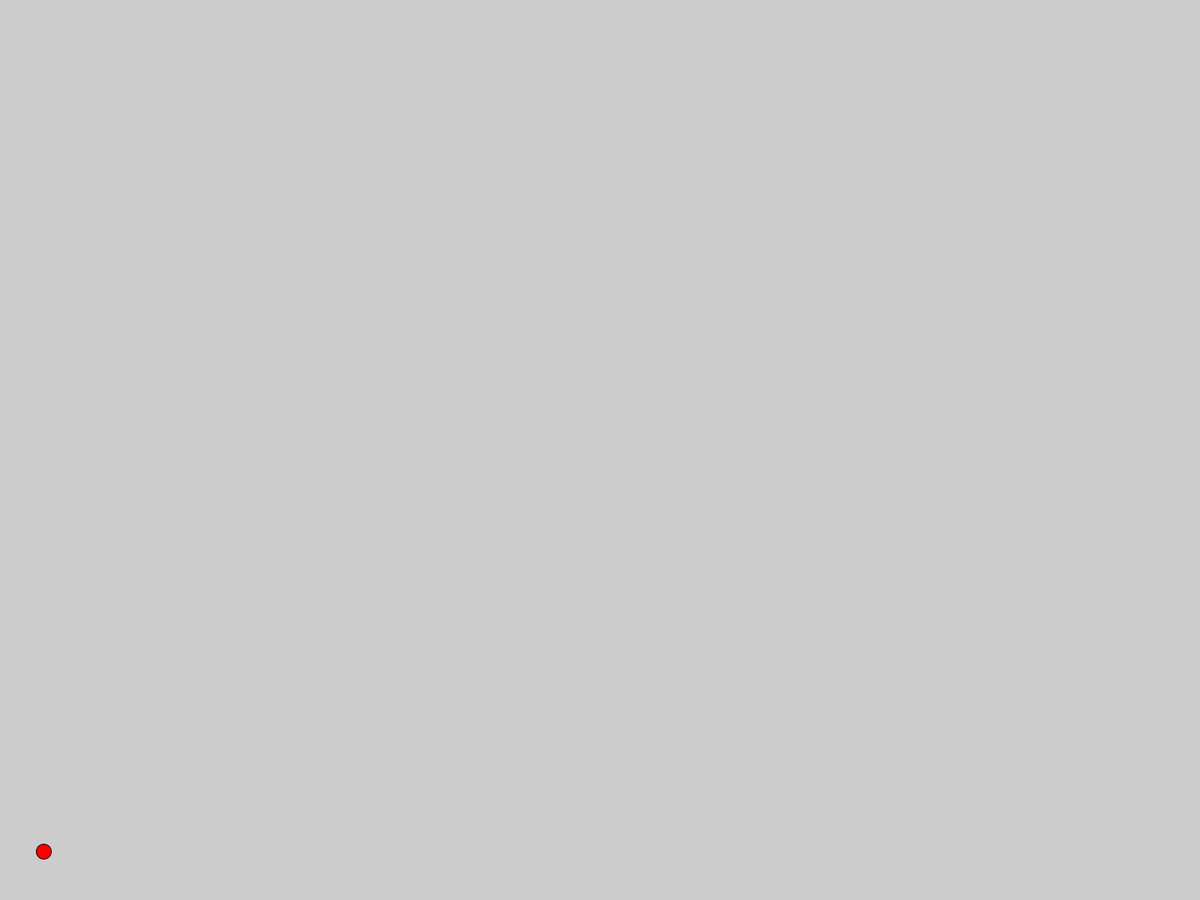
Frame 1 (no input)
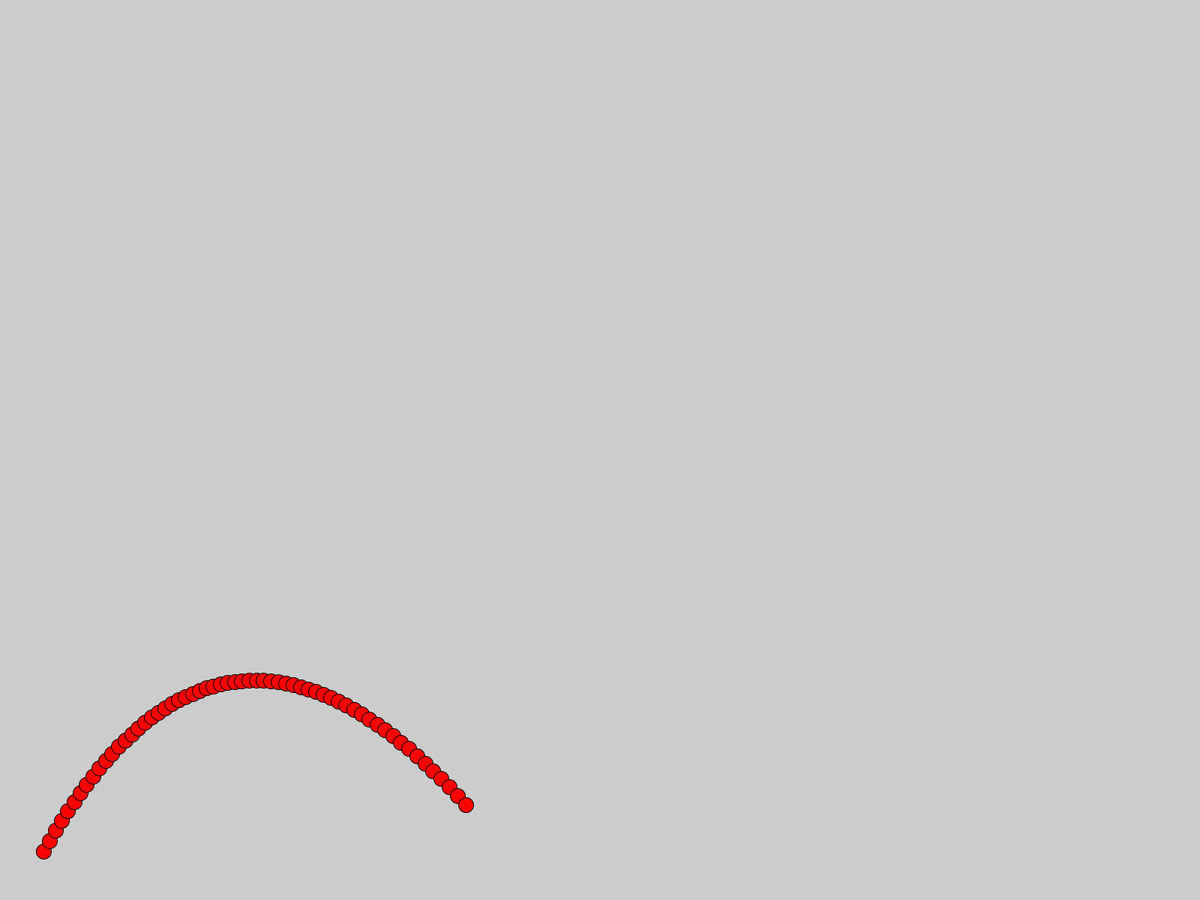
Frame 60 (the mouse pressed at the canvas centre just before this capture)
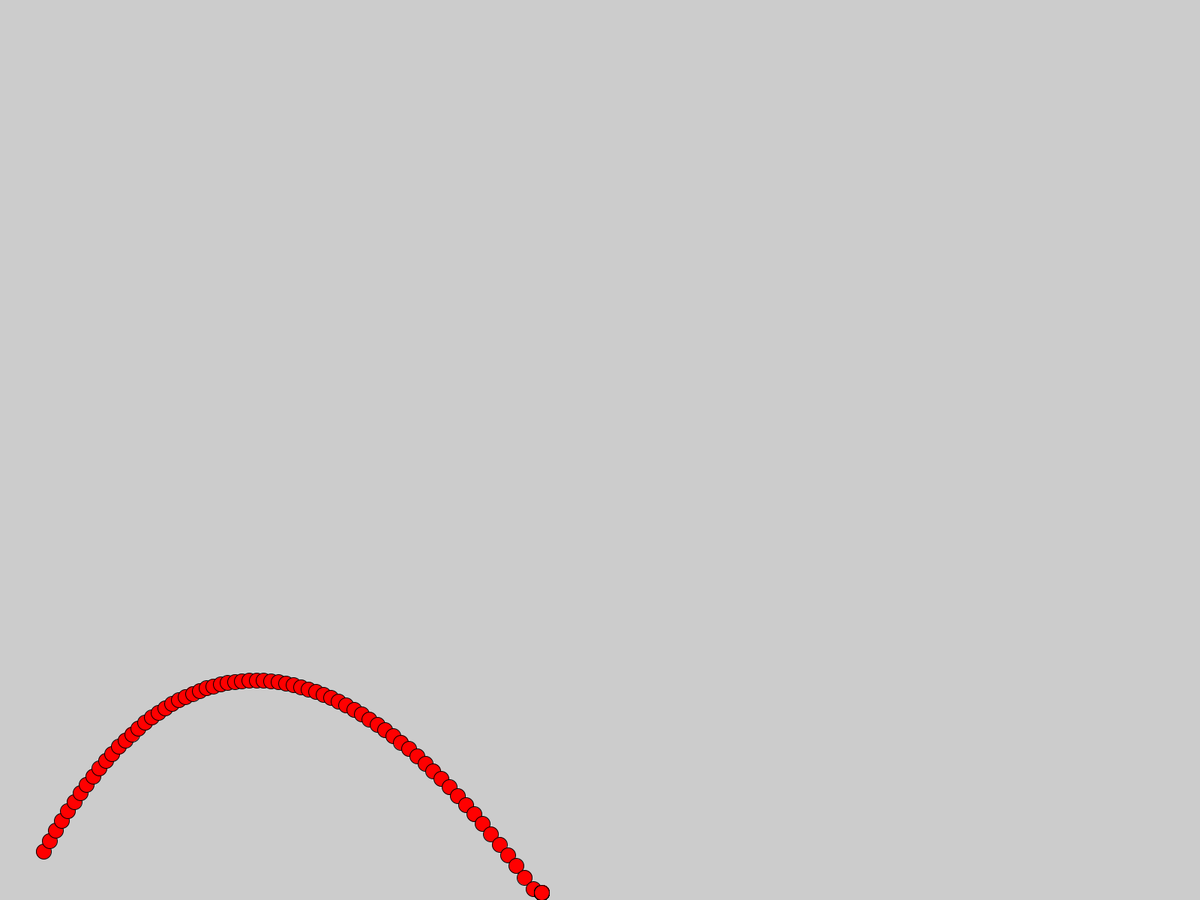
Frame 120 (the mouse held since frame 60 and released just before this capture)

The Processing sketch that drew these frames (run headless with seeded random() and noise(); from frame 60 on, the mouse is pressed at the canvas centre):

// Processing sketch: gravity
// ── gravity.pde
// Variablen für den "Vogel" (ein Kreis in diesem Fall)
float birdX;     // X-Position des Vogels
float birdY;     // Y-Position des Vogels
float birdSize = 20; // Größe des Vogels
float schritweite = 0.5;

// Startgeschwindigkeit und Richtung (kann angepasst werden)
float velocityX = 50; // Geschwindigkeit in X-Richtung (initial)
float velocityY = -15; // Geschwindigkeit in Y-Richtung (initial, negativ für Aufwärtsbewegung)

// Schwerkraft
float beschleunigungX = 0.1;
float gravity = 0.9; // Gravitationskraft, die auf den Vogel wirkt (y-Beschleunigung)

// Zustand des Vogels (bewegt sich der Vogel oder ruht er?)
boolean isFlying = false;

void setup() {
  fullScreen();
  resetBird();
  frameRate(5);
}

void draw() {
  //background(255);

  // Vogel nur bewegen, wenn er "fliegt"
  if (isFlying) {
    
    velocityX = velocityX+schritweite*beschleunigungX;
    velocityY = velocityY+schritweite*gravity;

    // Geschwindigkeit auf Position anwenden
    birdX += velocityX;
    birdY += velocityY;
    
    // Begrenzung am Boden (simple Boden-Kollision)
    if (birdY > height - birdSize / 2) {
      birdY = height - birdSize / 2;
      velocityY = 0;
      velocityX = 0;
      isFlying = false; // Flug beenden, wenn Boden erreicht
    }
  }
  
  // Vogel zeichnen
  fill(255, 0, 0);
  ellipse(birdX, birdY, birdSize, birdSize);
}

// Funktion zum Neustarten des Vogels
void resetBird() {
  birdX = 50;            // Startposition in X
  birdY = height - 50;   // Startposition in Y (über dem Boden)
  velocityX = 8;         // Startgeschwindigkeit in X
  velocityY = -15;       // Startgeschwindigkeit in Y
  isFlying = true;       // Setzt den Zustand auf "fliegend"
}

// Funktion zum Auslösen des Vogels mit der Maus (oder Kinect später)
void mousePressed() {
  if (!isFlying) {
    resetBird(); // Nur neu starten, wenn der Vogel am Boden ist
  }
}
